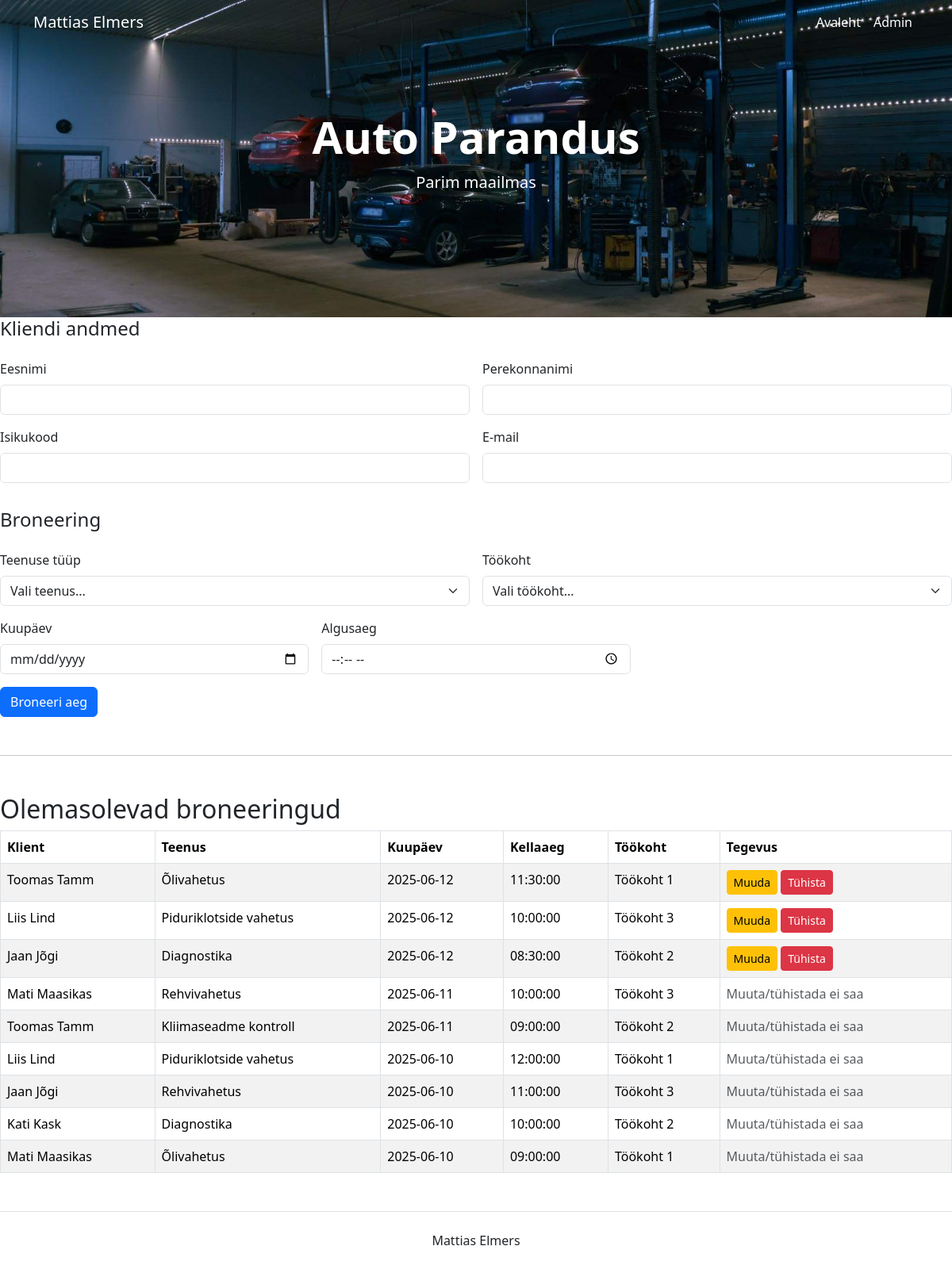
The page / on the database its author committed.
### tables this page shows
CREATE TABLE `broneering` (
  `id` bigint(20) UNSIGNED NOT NULL,
  `klient_id` int(11) NOT NULL,
  `teenus_id` int(11) NOT NULL,
  `tookoht_id` int(11) NOT NULL,
  `kuupaev` date NOT NULL,
  `algus_kellaaeg` time NOT NULL
);

CREATE TABLE `klient` (
  `id` int(11) NOT NULL,
  `eesnimi` varchar(50) NOT NULL,
  `perekonnanimi` varchar(50) NOT NULL,
  `isikukood` varchar(11) NOT NULL,
  `email` varchar(100) NOT NULL
);

CREATE TABLE `teenus` (
  `id` bigint(20) UNSIGNED NOT NULL,
  `nimi` varchar(100) NOT NULL,
  `kirjeldus` text DEFAULT NULL,
  `kestus` int(11) NOT NULL,
  `hind` decimal(10,2) NOT NULL
);

CREATE TABLE `tookoht` (
  `id` bigint(20) UNSIGNED NOT NULL,
  `nimi` varchar(50) NOT NULL
);

### index.php (the view, shortened to what this page needs)
<!DOCTYPE html>
<html lang="et">
<head>
  <link href="https://cdn.jsdelivr.net/npm/bootstrap@5.3.5/dist/css/bootstrap.min.css" rel="stylesheet">
</head>
<body>
<nav class="navbar navbar-expand-lg navbar-dark position-absolute top-0 start-0 end-0 bg-transparent">
  <div class="container">
    <a class="navbar-brand text-white" href="index.php?leht=Avaleht">Mattias Elmers</a>
      <div class="collapse navbar-collapse" id="navmenu">
        <ul class="navbar-nav ms-auto">
            <li class="nav-item"><a class="nav-link text-white" href="index.php?leht=Avaleht">Avaleht</a></li>
            <li class="nav-item"><a class="nav-link text-white" href="admin.php">Admin</a></li>
      </ul>
      </div>
  </div>
</nav>
<div class="d-flex align-items-center justify-content-center text-white text-center" style="height: 400px; background-image: url('workshop.jpg'); background-size: cover; background-position: center;">
  <div>
    <h1 class="display-4 fw-bold">Auto Parandus</h1>
    <p class="lead">Parim maailmas</p>
  </div>
</div>
  <form method="POST" class="row g-3">
    <h4>Kliendi andmed</h4>
    <div class="col-md-6">
      <label class="form-label">Eesnimi</label>
      <input type="text" name="eesnimi" class="form-control" required>
    </div>
    <div class="col-md-6">
      <label class="form-label">Perekonnanimi</label>
      <input type="text" name="perekonnanimi" class="form-control" required>
    </div>
    <div class="col-md-6">
      <label class="form-label">Isikukood</label>
      <input type="text" name="isikukood" class="form-control" pattern="\d{11}" maxlength="11" required>
    </div>
    <div class="col-md-6">
      <label class="form-label">E-mail</label>
      <input type="email" name="email" class="form-control" required>
    </div>
    <h4 class="pt-3">Broneering</h4>
    <div class="col-md-6">
      <label class="form-label">Teenuse tüüp</label>
      <select name="teenus" class="form-select" required>
        <option value="">Vali teenus...</option>
        <?php
        include("config.php");
        ?>
      </select>
    </div>
    <div class="col-md-6">
      <label class="form-label">Töökoht</label>
      <select name="töökoht" class="form-select" required>
        <option value="">Vali töökoht...</option>
      </select>
    </div>
    <div class="col-md-4">
      <label class="form-label">Kuupäev</label>
      <input type="date" name="kuupäev" class="form-control" required min="<?php echo date('Y-m-d'); ?>">
    </div>
    <div class="col-md-4">
      <label class="form-label">Algusaeg</label>
      <input
        type="time"
        name="kellaaeg"
        class="form-control"
        required
        <?php
          $min_time = "";
          if (!isset($_POST['kuupäev']) && date('Y-m-d') == date('Y-m-d')) {
              $min_time = date('H:i');
          }
          if ($min_time) {
              echo "min=\"$min_time\"";
          }
        ?>
      >
    </div>
    <div class="col-12">
      <button type="submit" name="submit" class="btn btn-primary">Broneeri aeg</button>
    </div>
  </form>
  <hr class="my-5">
  <h2>Olemasolevad broneeringud</h2>
  <table class="table table-bordered table-striped">
    <thead>
        <tr>
            <th>Klient</th>
            <th>Teenus</th>
            <th>Kuupäev</th>
            <th>Kellaaeg</th>
            <th>Töökoht</th>
            <th>Tegevus</th>
        </tr>
    </thead>
    <tbody>
        <?php
        $broneeringud = "
            SELECT b.id, b.kuupaev, b.algus_kellaaeg,
                   k.eesnimi, k.perekonnanimi,
                   t.nimi AS teenus,
                   tk.nimi AS tookoht
            FROM broneering b
            JOIN klient k ON b.klient_id = k.id
            JOIN teenus t ON b.teenus_id = t.id
            JOIN tookoht tk ON b.tookoht_id = tk.id
            ORDER BY b.kuupaev DESC, b.algus_kellaaeg DESC
            LIMIT 50
        ";
        $tulemus = mysqli_query($yhendus, $broneeringud);
        $muuda_id = isset($_GET['muuda']) ? intval($_GET['muuda']) : 0;
        while ($rida = mysqli_fetch_assoc($tulemus)) {
            $broneeringu_aeg = strtotime($rida['kuupaev'] . ' ' . $rida['algus_kellaaeg']);
            $saab_muuta = ($broneeringu_aeg - time() >= 24 * 3600);
            if ($muuda_id === intval($rida['id']) && $saab_muuta) {
                echo "<tr>
                <form method='post'>
                  <td>{$rida['eesnimi']} {$rida['perekonnanimi']}<input type='hidden' name='broneering_id' value='{$rida['id']}'></td>
                  <td>{$rida['teenus']}</td>
                  <td><input type='date' name='muuda_kuupaev' value='{$rida['kuupaev']}' class='form-control form-control-sm' required></td>
                  <td><input type='time' name='muuda_kellaaeg' value='{$rida['algus_kellaaeg']}' class='form-control form-control-sm' required></td>
                  <td>{$rida['tookoht']}</td>
                  <td>
                    <button type='submit' name='muuda_broneering' class='btn btn-success btn-sm'>Salvesta</button>
                    <a href='index.php' class='btn btn-secondary btn-sm'>Tühista</a>
                  </td>
                </form>
                </tr>";
            } else {
                echo "<tr>";
                echo "<td>".$rida['eesnimi']." ".$rida['perekonnanimi']."</td>";
                echo "<td>".$rida['teenus']."</td>";
                echo "<td>".$rida['kuupaev']."</td>";
                echo "<td>".$rida['algus_kellaaeg']."</td>";
                echo "<td>".$rida['tookoht']."</td>";
                echo "<td>";
                if ($saab_muuta) {
                    echo "<a href='?muuda={$rida['id']}' class='btn btn-warning btn-sm'>Muuda</a> ";
                    echo "<a href='?kustuta=1&id={$rida['id']}' class='btn btn-danger btn-sm' onclick=\"return confirm('Kas oled kindel, et soovid selle broneeringu tühistada?');\">Tühista</a>";
                } else {
                    echo "<span class='text-muted'>Muuta/tühistada ei saa</span>";
                }
                echo "</td>";
                echo "</tr>";
            }
        }
        ?>
    </tbody>
  </table>
<footer class="text-center pt-4 mt-5 border-top">
  <p class="mb-4">Mattias Elmers</p>
</footer>
</body>
</html>

### rows shown on the page
broneering: klient.eesnimi "Toomas", klient.perekonnanimi "Tamm", teenus.nimi "Õlivahetus", kuupaev "2025-06-12", algus_kellaaeg "11:30:00", tookoht.nimi "Töökoht 1"
broneering: klient.eesnimi "Liis", klient.perekonnanimi "Lind", teenus.nimi "Piduriklotside vahetus", kuupaev "2025-06-12", algus_kellaaeg "10:00:00", tookoht.nimi "Töökoht 3"
broneering: klient.eesnimi "Jaan", klient.perekonnanimi "Jõgi", teenus.nimi "Diagnostika", kuupaev "2025-06-12", algus_kellaaeg "08:30:00", tookoht.nimi "Töökoht 2"
broneering: klient.eesnimi "Mati", klient.perekonnanimi "Maasikas", teenus.nimi "Rehvivahetus", kuupaev "2025-06-11", algus_kellaaeg "10:00:00", tookoht.nimi "Töökoht 3", shows "Muuta/tühistada ei saa"
broneering: klient.eesnimi "Toomas", klient.perekonnanimi "Tamm", teenus.nimi "Kliimaseadme kontroll", kuupaev "2025-06-11", algus_kellaaeg "09:00:00", tookoht.nimi "Töökoht 2", shows "Muuta/tühistada ei saa"
broneering: klient.eesnimi "Liis", klient.perekonnanimi "Lind", teenus.nimi "Piduriklotside vahetus", kuupaev "2025-06-10", algus_kellaaeg "12:00:00", tookoht.nimi "Töökoht 1", shows "Muuta/tühistada ei saa"
broneering: klient.eesnimi "Jaan", klient.perekonnanimi "Jõgi", teenus.nimi "Rehvivahetus", kuupaev "2025-06-10", algus_kellaaeg "11:00:00", tookoht.nimi "Töökoht 3", shows "Muuta/tühistada ei saa"
broneering: klient.eesnimi "Kati", klient.perekonnanimi "Kask", teenus.nimi "Diagnostika", kuupaev "2025-06-10", algus_kellaaeg "10:00:00", tookoht.nimi "Töökoht 2", shows "Muuta/tühistada ei saa"
broneering: klient.eesnimi "Mati", klient.perekonnanimi "Maasikas", teenus.nimi "Õlivahetus", kuupaev "2025-06-10", algus_kellaaeg "09:00:00", tookoht.nimi "Töökoht 1", shows "Muuta/tühistada ei saa"
